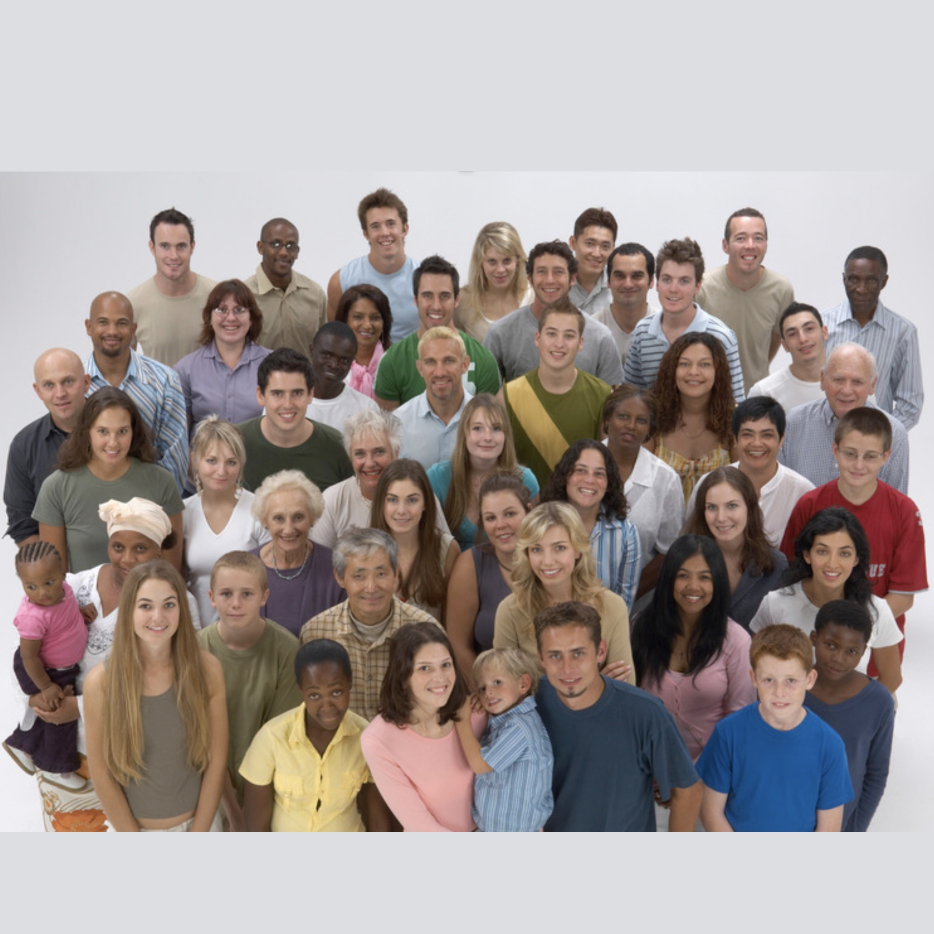
//> input picture 20191212_colorSpace/Diversity.jpg, 1868 x 1868 px (shown at 1/2 size)
$ ./main   (built with g++ and OpenCV 4)
//> lines starting //> are read from the running program, lines starting //| are printed output that depends on the picture; after the words box and inside, x2 and y2 are one past the last pixel; in counts of white or black regions, pixels touching at a corner belong together
#include <opencv2/opencv.hpp>
#include <iostream>
#include <stdlib.h>
#define PAI 3.1415926
#define SCALE 255.0
#define hSCALE 256.0
#define GETA 2.0
#define hGETA 2.0

#define sgn(x) ((x)<0 ? (-1.0):(1.0))
#define CINT(x)  ((int)((x)+sgn(x)*0.5))
#define FL float


using namespace std;
using namespace cv;

void HSVtoRGB(int h, int s, int v, int *r, int *g, int *b);
void RGBtoHSV(int r, int g, int b, int *h, int *s, int *v);
void effect_5_3(Mat img, Mat outimg, int h_flag, int s_flag, int v_flag); // 從 HSV 中抽出任意成分 : 此處針對膚色區域進行提取
void effect_5_8(Mat img, Mat outimg); // 針對 V 成分的效果處理 : 透過明暗(V)擷取輪廓

int main() {
	Mat src;
	Mat res, res1;

	//src = imread("Chrysanthemum.jpg");
	src = imread("Diversity.jpg");
//> src is the input picture: 1868 rows x 1868 cols, CV_8UC3; mean B, G, R 152.2, 154.5, 163.7
	res = src.clone();
	res1 = src.clone();

	imshow("src", src);

	effect_5_3(src, res, 0, 200, 200);
	effect_5_8(src, res1);

	imshow("Skin capture", res);
	imwrite("Diversity_Skin_capture.jpg", res);
	imshow("Use V(Value) get contour", res1);
	imwrite("Diversity_Use_V(Value)_get_contour.jpg", res1);

	waitKey(0);
	return 0;
}

void effect_5_3(Mat img, Mat outimg, int h_flag, int s_flag, int v_flag)
{
//> called with h_flag = 0, s_flag = 200, v_flag = 200
	int x, y;
	int i;
	int val;
	int rr, gg, bb;
	int hh, ss, vv;
	Vec3b pix;

	for (y = 0; y<img.cols; y++) {
		for (x = 0; x<img.rows; x++) {
			if (y >= 0 && y < img.rows) {
				if (x >= 0 && x < img.cols) {
					pix.val[2] = img.ptr<Vec3b>(y)[x].val[2];
					pix.val[1] = img.ptr<Vec3b>(y)[x].val[1];
					pix.val[0] = img.ptr<Vec3b>(y)[x].val[0];

					rr = pix.val[2];
					gg = pix.val[1];
					bb = pix.val[0];

					RGBtoHSV(rr, gg, bb, &hh, &ss, &vv);
					if (((hh >= 50) && (hh <= 250)) && (vv >= 0.8 * 255)) {
						HSVtoRGB(hh, ss, vv, &rr, &gg, &bb);
						pix.val[2] = 255;
						pix.val[1] = 255;
						pix.val[0] = 255;
					}
					else {
						HSVtoRGB(hh, ss, vv, &rr, &gg, &bb);
						pix.val[2] = 0;
						pix.val[1] = 0;
						pix.val[0] = 0;
					}

					outimg.ptr<Vec3b>(y)[x].val[2] = pix.val[2];
					outimg.ptr<Vec3b>(y)[x].val[1] = pix.val[1];
					outimg.ptr<Vec3b>(y)[x].val[0] = pix.val[0];
				}
			}
		}
	}
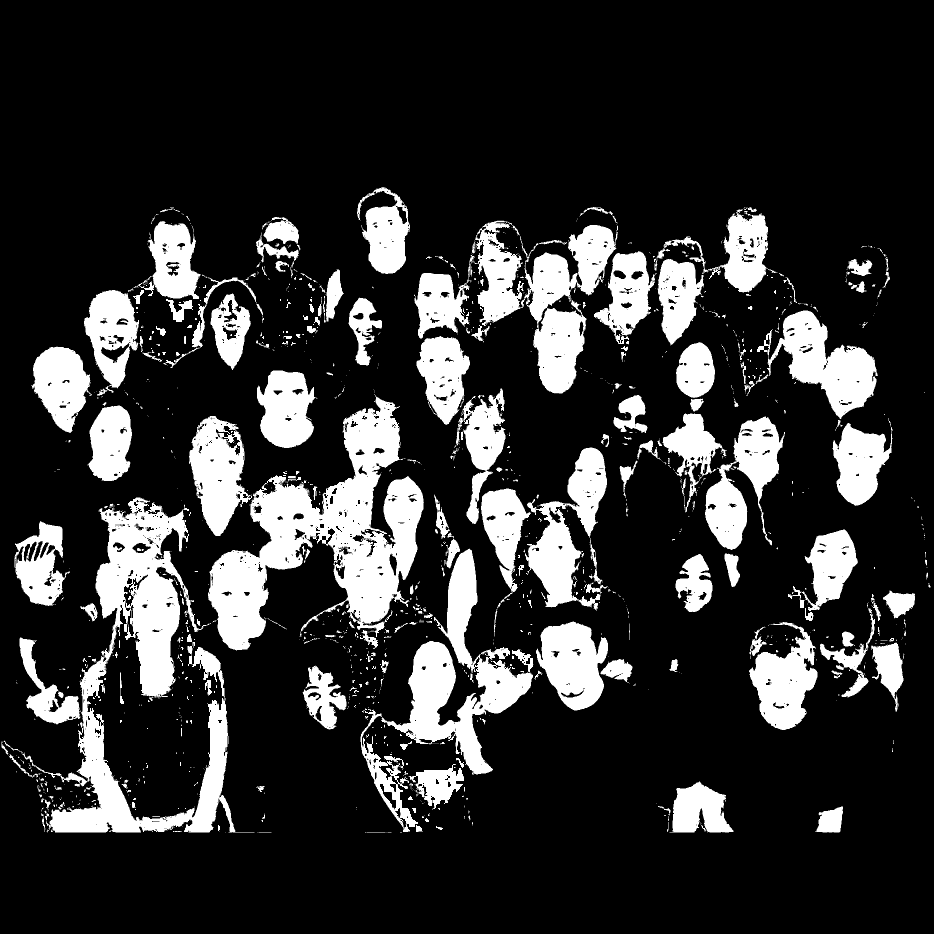
//> outimg: 1868 rows x 1868 cols, CV_8UC3 (shown at 1/2 size); 18.6% white; 1429 white regions (1104 under 20 px), largest, box (x1, y1, x2, y2) and area: (416, 788, 848, 1301) 84549, (8, 994, 508, 1665) 77521, (721, 1097, 1066, 1664) 44685
//> after the loop, rr = 221; gg = 222; bb = 226; hh = 1946; ss = 11; vv = 452

}
void effect_5_8(Mat img, Mat outimg)
{
	int mask[9] =
	{
		-1,-2,-1,
		0, 0, 0,
		1, 2, 1 };
	int val;
	int x, y;
	int xx, yy;
	int rr, gg, bb;
	int hh, ss, vv;
	int sum;
	Vec3b col;

	for (y = 0; y<img.cols; y++) {
		for (x = 0; x<img.rows; x++) {
			sum = 0;
			for (yy = 0; yy<3; yy++) {
				for (xx = 0; xx<3; xx++) {
					if (y + yy - 1 >= 0 && y + yy - 1 < img.rows) {
						if (x + xx - 1 >= 0 && x + xx - 1 < img.cols) {
							col.val[2] = img.ptr<Vec3b>(y + yy - 1)[x + xx - 1].val[2];
							col.val[1] = img.ptr<Vec3b>(y + yy - 1)[x + xx - 1].val[1];
							col.val[0] = img.ptr<Vec3b>(y + yy - 1)[x + xx - 1].val[0];

							rr = col.val[2];
							gg = col.val[1];
							bb = col.val[0];

							RGBtoHSV(rr, gg, bb, &hh, &ss, &vv);
							sum += vv * mask[xx + yy * 3];
						}
					}
				}
			}
			if (sum < 0) sum = -sum;
			if (sum > 511) sum = 511;
			if (y >= 0 && y < img.rows) {
				if (x >= 0 && x < img.cols) {
					col.val[2] = img.ptr<Vec3b>(y)[x].val[2];
					col.val[1] = img.ptr<Vec3b>(y)[x].val[1];
					col.val[0] = img.ptr<Vec3b>(y)[x].val[0];

					RGBtoHSV(col.val[2], col.val[1], col.val[0], &hh, &ss, &vv);
					HSVtoRGB(hh, ss, sum, &rr, &gg, &bb);
					col.val[2] = rr;
					col.val[1] = gg;
					col.val[0] = bb;

					outimg.at<Vec3b>(y, x) = col;
				}
			}
		}
	}
//> this loop made 1868 passes
//> (sum, rr, gg, bb) on passes 1 to 3: (511, 250, 251, 255), (0, 0, 0, 0), (0, 0, 0, 0)
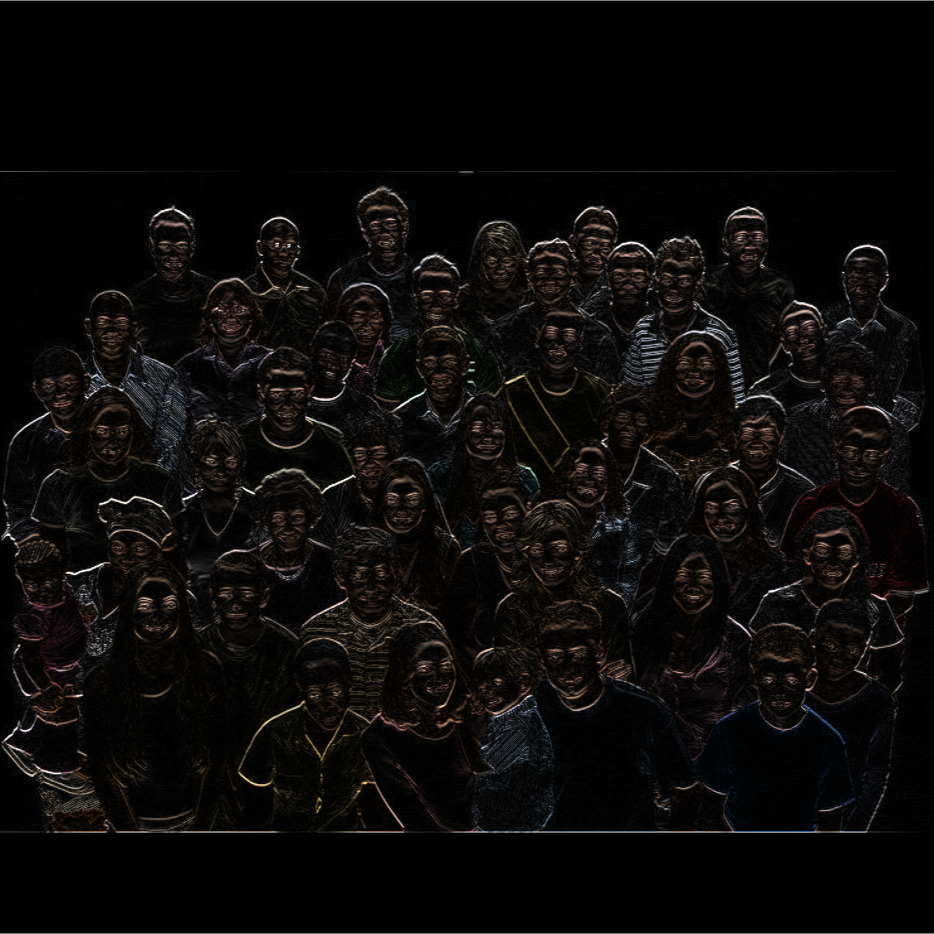
//> outimg: 1868 rows x 1868 cols, CV_8UC3 (shown at 1/2 size); mean B, G, R 9.6, 10.3, 11.9
}


void RGBtoHSV(int r, int g, int b, int *h, int *s, int *v)
{
	FL rr, gg, bb;
	FL hh, ss, vv;
	FL cmax, cmin, cdes;

	rr = (FL)r;
	gg = (FL)g;
	bb = (FL)b;

	if (rr>gg) cmax = rr;
	else cmax = gg;
	if (bb>cmax) cmax = bb;

	if (rr<gg) cmin = rr;
	else cmin = gg;
	if (bb<cmin) cmin = bb;

	cdes = cmax - cmin;
	vv = cmax;
	if (cdes != 0.0) {
		ss = cdes * SCALE / cmax;
		if (cmax == rr) {
			hh = (gg - bb)*SCALE / cdes;
		}
		else if (cmax == gg) {
			hh = (bb - rr)*SCALE / cdes + 2.0*hSCALE;
		}
		else {
			hh = (rr - gg)*SCALE / cdes + 4.0*hSCALE;
		}
	}
	else if (cmax != 0.0) {
		ss = cdes * SCALE / cmax;
		hh = 0.0;
	}
	else {
		ss = 0.0;
		hh = 0.0;
	}
	if (hh<0.0) hh += 6.0*hSCALE;

	*h = CINT(hh*hGETA);
	*s = CINT(ss*GETA);
	*v = CINT(vv*GETA);
}

void HSVtoRGB(int h, int s, int v, int *r, int *g, int *b)
{
	FL hh, ss, vv;
	FL rr, gg, bb;

	if (h == 6 * hGETA*(hSCALE)) h = 0;
	hh = (FL)h / hGETA;
	ss = (FL)s / GETA;
	vv = (FL)v / GETA;

	switch ((int)(hh / hSCALE)) {
	case 0:
		rr = 1.0*SCALE;
		gg = hh;
		bb = 0.0;
		break;
	case 1:
		rr = 2.0*hSCALE - hh;
		gg = 1.0*SCALE;
		bb = 0.0;
		break;
	case 2:
		rr = 0.0;
		gg = 1.0*SCALE;
		bb = hh - 2.0*hSCALE;
		break;
	case 3:
		rr = 0;
		gg = 4.0*hSCALE - hh;
		bb = 1.0*SCALE;
		break;
	case 4:
		rr = hh - 4.0*hSCALE;
		gg = 0;
		bb = 1.0*SCALE;
		break;
	case 5:
		rr = 1.0*SCALE;
		gg = 0;
		bb = 6.0*hSCALE - hh;
		break;
	}

	rr = (rr + (1.0*SCALE - rr)*(1.0*SCALE - ss) / (SCALE))*vv / SCALE;
	gg = (gg + (1.0*SCALE - gg)*(1.0*SCALE - ss) / (SCALE))*vv / SCALE;
	bb = (bb + (1.0*SCALE - bb)*(1.0*SCALE - ss) / (SCALE))*vv / SCALE;
	*r = CINT(rr);
	*g = CINT(gg);
	*b = CINT(bb);
	if (*r > 255) *r = 255;
	if (*g > 255) *g = 255;
	if (*b > 255) *b = 255;
}

$ run again, with 20191205_transform/Chrysanthemum.jpg copied over 20191212_colorSpace/Diversity.jpg
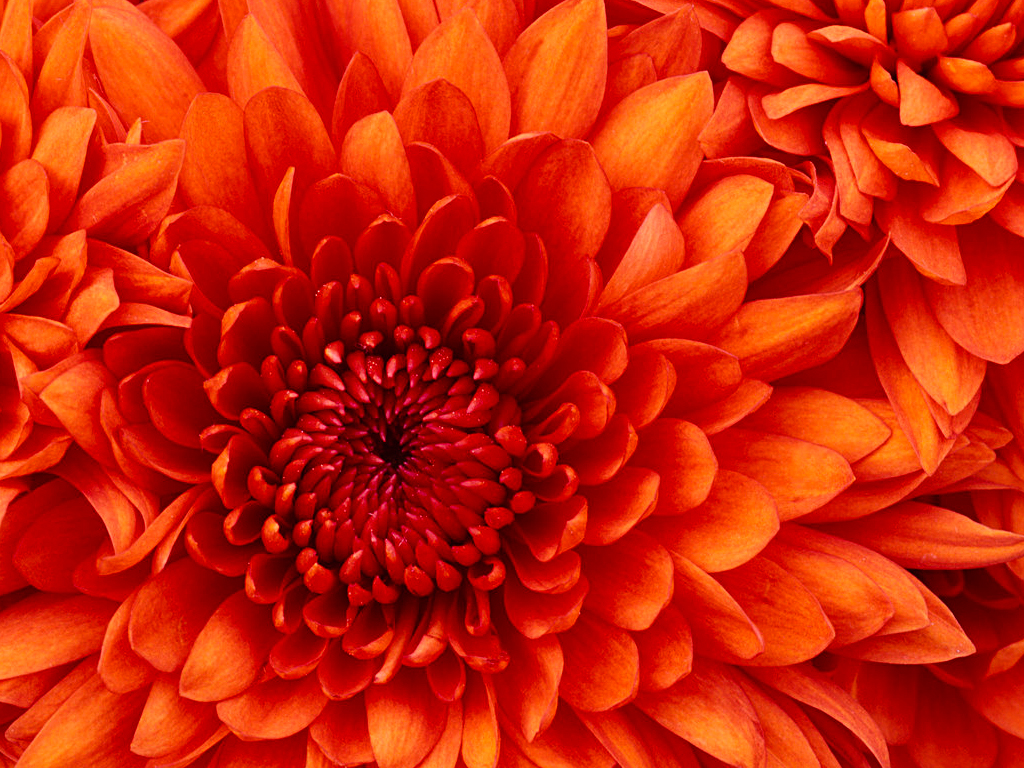
//> input picture 20191205_transform/Chrysanthemum.jpg, 1024 x 768 px
//> src is the input picture: 768 rows x 1024 cols, CV_8UC3; mean B, G, R 9.2, 35.5, 203.1
//> the loop in effect_5_3, `for (y = 0; y<img.cols; y++)` made 1024 passes
//> (hh, ss, vv) on passes 1 to 3: (14, 510, 430), (0, 507, 390), (0, 510, 332)
//> after the loop in effect_5_3, `for (y = 0; y<img.cols; y++)`:
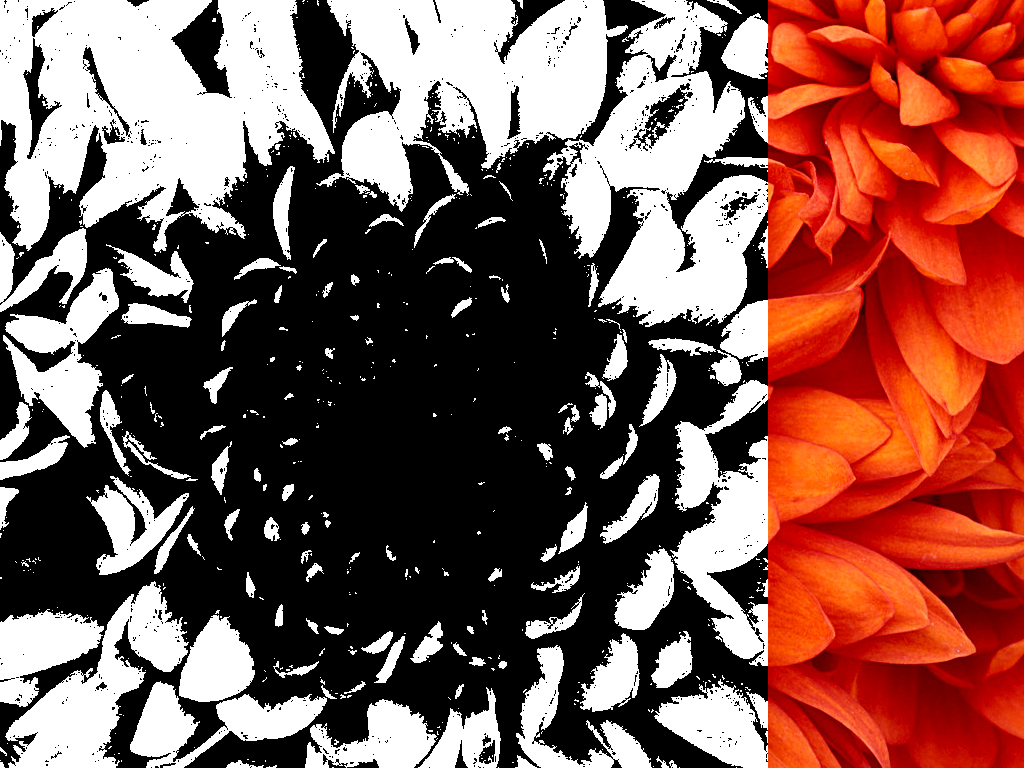
//> outimg: 768 rows x 1024 cols, CV_8UC3; mean B, G, R 81.4, 88.8, 129.8
//> after the loop in effect_5_3, `for (y = 0; y<img.cols; y++)`: rr = 245; gg = 84; bb = 30; hh = 128; ss = 448; vv = 490
//> the loop in effect_5_8, `for (y = 0; y<img.cols; y++)` made 1024 passes
//> (sum, rr, gg, bb, hh, ss) on passes 1 to 3: (511, 255, 7, 0, 14, 510), (392, 196, 1, 1, 0, 507), (216, 108, 0, 0, 0, 510)
//> after the loop in effect_5_8, `for (y = 0; y<img.cols; y++)`:
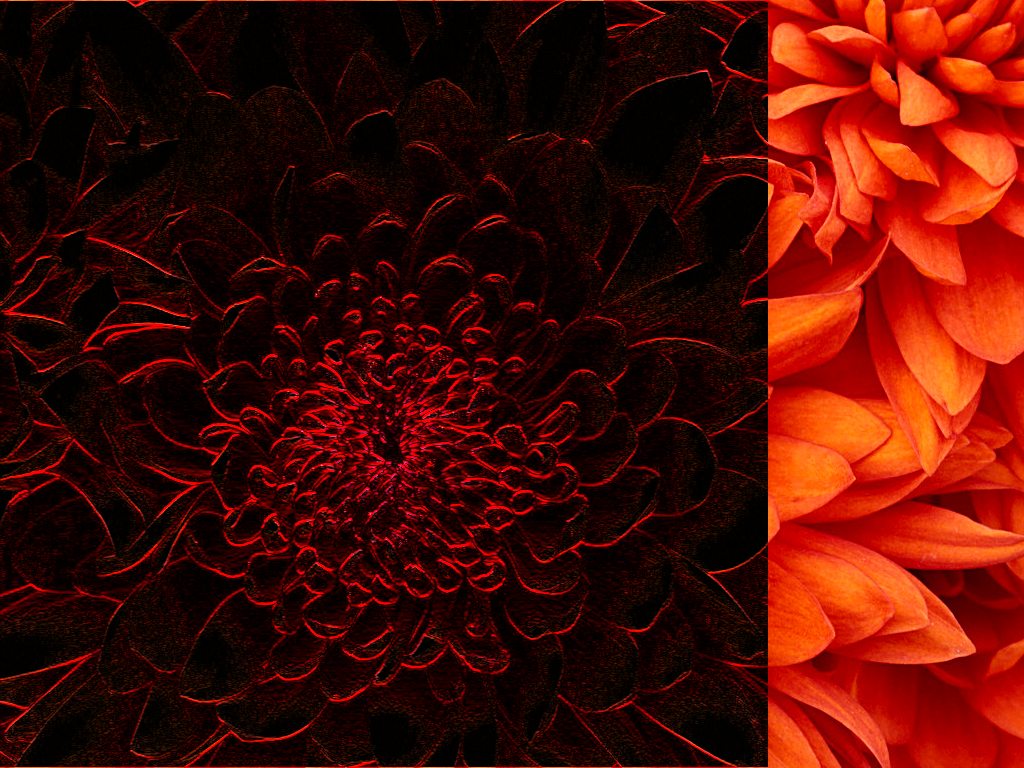
//> outimg: 768 rows x 1024 cols, CV_8UC3; mean B, G, R 3.5, 12, 75.5

$ run again, with 20191212_colorSpace/Parisyan.jpg copied over 20191212_colorSpace/Diversity.jpg
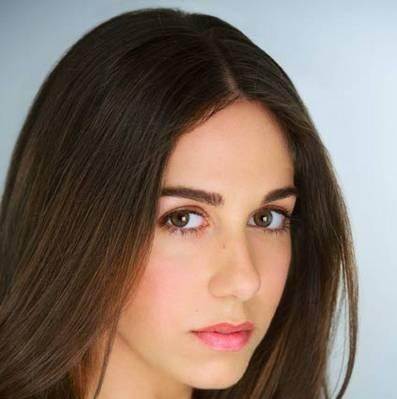
//> input picture 20191212_colorSpace/Parisyan.jpg, 397 x 399 px
//> src is the input picture: 399 rows x 397 cols, CV_8UC3; mean B, G, R 102.3, 113.2, 130.3
//> the loop in effect_5_3, `for (y = 0; y<img.cols; y++)` made 397 passes
//> (hh, ss, vv) on passes 1 to 3: (1767, 66, 448), (1767, 66, 448), (1767, 66, 450)
//> after the loop in effect_5_3, `for (y = 0; y<img.cols; y++)`:
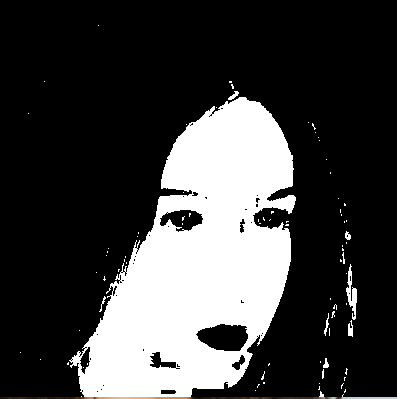
//> outimg: 399 rows x 397 cols, CV_8UC3; mean B, G, R 63.8, 63.9, 64
//> after the loop in effect_5_3, `for (y = 0; y<img.cols; y++)`: rr = 191; gg = 208; bb = 218; hh = 1727; ss = 63; vv = 436
//> the loop in effect_5_8, `for (y = 0; y<img.cols; y++)` made 397 passes
//> (rr, gg, bb, hh, ss) on passes 1 to 3: (195, 211, 224, 1767, 66), (196, 212, 225, 1767, 66), (196, 212, 225, 1767, 66)
//> after the loop in effect_5_8, `for (y = 0; y<img.cols; y++)`:
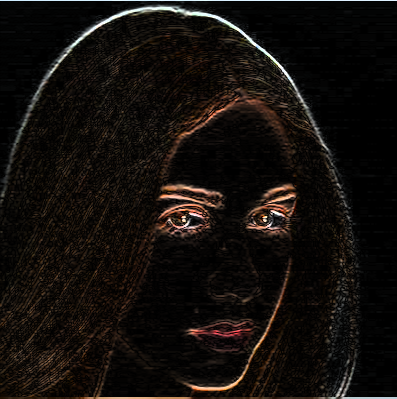
//> outimg: 399 rows x 397 cols, CV_8UC3; mean B, G, R 12.2, 15.2, 19.4
